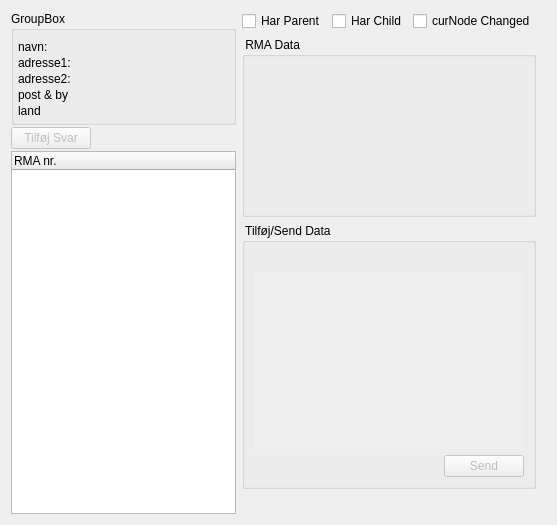
<ui version="4.0" >
 <class>Form</class>
 <widget class="QWidget" name="Form" >
  <property name="geometry" >
   <rect>
    <x>0</x>
    <y>0</y>
    <width>557</width>
    <height>525</height>
   </rect>
  </property>
  <property name="windowTitle" >
   <string>Form</string>
  </property>
  <layout class="QHBoxLayout" >
   <item>
    <layout class="QVBoxLayout" >
     <property name="spacing" >
      <number>2</number>
     </property>
     <item>
      <widget class="QGroupBox" name="groupBox" >
       <property name="title" >
        <string>GroupBox</string>
       </property>
       <layout class="QVBoxLayout" >
        <property name="spacing" >
         <number>2</number>
        </property>
        <property name="leftMargin" >
         <number>4</number>
        </property>
        <property name="rightMargin" >
         <number>4</number>
        </property>
        <property name="bottomMargin" >
         <number>4</number>
        </property>
        <item>
         <layout class="QVBoxLayout" >
          <item>
           <widget class="QLabel" name="label" >
            <property name="text" >
             <string>navn:</string>
            </property>
           </widget>
          </item>
          <item>
           <widget class="QLabel" name="label_2" >
            <property name="text" >
             <string>adresse1:</string>
            </property>
           </widget>
          </item>
          <item>
           <widget class="QLabel" name="label_3" >
            <property name="text" >
             <string>adresse2:</string>
            </property>
           </widget>
          </item>
          <item>
           <widget class="QLabel" name="label_4" >
            <property name="text" >
             <string>post &amp; by</string>
            </property>
           </widget>
          </item>
          <item>
           <widget class="QLabel" name="label_5" >
            <property name="text" >
             <string>land</string>
            </property>
           </widget>
          </item>
         </layout>
        </item>
       </layout>
      </widget>
     </item>
     <item>
      <layout class="QHBoxLayout" >
       <item>
        <widget class="QPushButton" name="addResponce" >
         <property name="enabled" >
          <bool>false</bool>
         </property>
         <property name="text" >
          <string>Tilføj Svar</string>
         </property>
        </widget>
       </item>
       <item>
        <spacer>
         <property name="orientation" >
          <enum>Qt::Horizontal</enum>
         </property>
         <property name="sizeHint" >
          <size>
           <width>40</width>
           <height>20</height>
          </size>
         </property>
        </spacer>
       </item>
      </layout>
     </item>
     <item>
      <widget class="RKTreeWidget" name="treeWidget" >
       <column>
        <property name="text" >
         <string>RMA nr.</string>
        </property>
       </column>
      </widget>
     </item>
    </layout>
   </item>
   <item>
    <layout class="QVBoxLayout" >
     <item>
      <layout class="QHBoxLayout" >
       <item>
        <widget class="QCheckBox" name="checkBox" >
         <property name="text" >
          <string>Har Parent</string>
         </property>
        </widget>
       </item>
       <item>
        <widget class="QCheckBox" name="checkBox_2" >
         <property name="text" >
          <string>Har Child</string>
         </property>
        </widget>
       </item>
       <item>
        <widget class="QCheckBox" name="checkBox_3" >
         <property name="text" >
          <string>curNode Changed</string>
         </property>
        </widget>
       </item>
      </layout>
     </item>
     <item>
      <widget class="QGroupBox" name="groupBox_2" >
       <property name="title" >
        <string> RMA Data </string>
       </property>
       <property name="flat" >
        <bool>false</bool>
       </property>
       <layout class="QVBoxLayout" >
        <item>
         <layout class="QHBoxLayout" >
          <item>
           <widget class="QLabel" name="onrLabel" >
            <property name="text" >
             <string/>
            </property>
           </widget>
          </item>
          <item>
           <widget class="QLabel" name="dateLabel" >
            <property name="text" >
             <string/>
            </property>
            <property name="alignment" >
             <set>Qt::AlignRight|Qt::AlignTrailing|Qt::AlignVCenter</set>
            </property>
           </widget>
          </item>
         </layout>
        </item>
        <item>
         <widget class="QLabel" name="eMailLabel" >
          <property name="text" >
           <string/>
          </property>
         </widget>
        </item>
        <item>
         <layout class="QHBoxLayout" >
          <item>
           <layout class="QVBoxLayout" >
            <item>
             <widget class="QLabel" name="stkLabel" />
            </item>
            <item>
             <widget class="QLabel" name="vnrLabel" />
            </item>
            <item>
             <widget class="QLabel" name="vtxtLabel" />
            </item>
            <item>
             <widget class="QLabel" name="prisLabel" />
            </item>
            <item>
             <spacer>
              <property name="orientation" >
               <enum>Qt::Vertical</enum>
              </property>
              <property name="sizeHint" >
               <size>
                <width>20</width>
                <height>40</height>
               </size>
              </property>
             </spacer>
            </item>
           </layout>
          </item>
          <item>
           <layout class="QVBoxLayout" >
            <item>
             <widget class="QLabel" name="estkLabel" />
            </item>
            <item>
             <widget class="QLabel" name="evnrLabel" />
            </item>
            <item>
             <widget class="QLabel" name="evtxtLabel" />
            </item>
            <item>
             <widget class="QLabel" name="eprisLabel" />
            </item>
            <item>
             <spacer>
              <property name="orientation" >
               <enum>Qt::Vertical</enum>
              </property>
              <property name="sizeHint" >
               <size>
                <width>20</width>
                <height>40</height>
               </size>
              </property>
             </spacer>
            </item>
           </layout>
          </item>
         </layout>
        </item>
       </layout>
      </widget>
     </item>
     <item>
      <widget class="QGroupBox" name="groupBox_3" >
       <property name="enabled" >
        <bool>true</bool>
       </property>
       <property name="title" >
        <string> Tilføj/Send Data </string>
       </property>
       <layout class="QVBoxLayout" >
        <item>
         <widget class="QLabel" name="ddateLabel" >
          <property name="alignment" >
           <set>Qt::AlignRight|Qt::AlignTrailing|Qt::AlignVCenter</set>
          </property>
         </widget>
        </item>
        <item>
         <widget class="QTextEdit" name="dataMsg" >
          <property name="enabled" >
           <bool>false</bool>
          </property>
          <property name="frameShape" >
           <enum>QFrame::NoFrame</enum>
          </property>
          <property name="frameShadow" >
           <enum>QFrame::Plain</enum>
          </property>
         </widget>
        </item>
        <item>
         <layout class="QHBoxLayout" >
          <item>
           <spacer>
            <property name="orientation" >
             <enum>Qt::Horizontal</enum>
            </property>
            <property name="sizeHint" >
             <size>
              <width>40</width>
              <height>20</height>
             </size>
            </property>
           </spacer>
          </item>
          <item>
           <widget class="QPushButton" name="sendRMA" >
            <property name="enabled" >
             <bool>false</bool>
            </property>
            <property name="text" >
             <string>Send</string>
            </property>
           </widget>
          </item>
         </layout>
        </item>
       </layout>
      </widget>
     </item>
     <item>
      <spacer>
       <property name="orientation" >
        <enum>Qt::Vertical</enum>
       </property>
       <property name="sizeHint" >
        <size>
         <width>20</width>
         <height>40</height>
        </size>
       </property>
      </spacer>
     </item>
    </layout>
   </item>
   <item>
    <spacer>
     <property name="orientation" >
      <enum>Qt::Horizontal</enum>
     </property>
     <property name="sizeHint" >
      <size>
       <width>40</width>
       <height>20</height>
      </size>
     </property>
    </spacer>
   </item>
  </layout>
 </widget>
 <customwidgets>
  <customwidget>
   <class>RKTreeWidget</class>
   <extends>QTreeWidget</extends>
   <header>RKTreeWidget.h</header>
  </customwidget>
 </customwidgets>
 <resources/>
 <connections/>
</ui>
